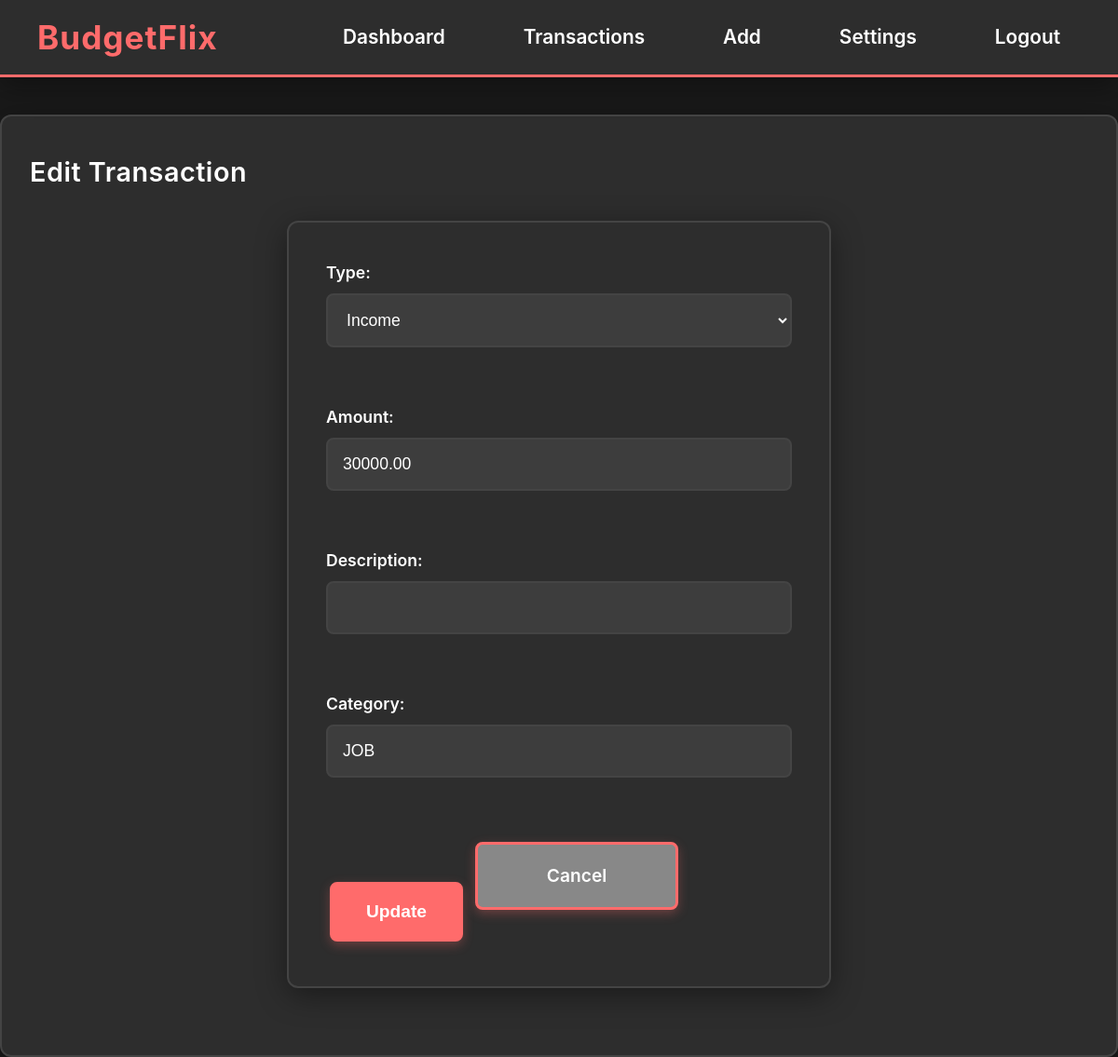
The app's page /edit_transaction.php?id=6 (signed in) with its own data.
### tables this page shows
CREATE TABLE `transactions` (
  `id` int(11) NOT NULL,
  `user_id` int(11) NOT NULL,
  `member_id` int(11) DEFAULT NULL,
  `type` enum('income','expense') NOT NULL,
  `amount` decimal(10,2) NOT NULL,
  `description` varchar(255) DEFAULT NULL,
  `category` varchar(100) DEFAULT NULL,
  `created_at` timestamp NOT NULL DEFAULT current_timestamp(),
  `updated_at` timestamp NOT NULL DEFAULT current_timestamp() ON UPDATE current_timestamp()
);

### edit_transaction.php (the view, shortened to what this page needs)
<?php
require_once 'includes/db.php';
$user_id = $_SESSION['user_id'];
$transaction_id = $_GET['id'] ?? null;
$type = $amount = $description = $category = '';
$stmt = $conn->prepare('SELECT type, amount, description, category FROM transactions WHERE id = ? AND user_id = ?');
$stmt->bind_param('ii', $transaction_id, $user_id);
$stmt->execute();
$stmt->bind_result($type, $amount, $description, $category);
?>
<!DOCTYPE html>
<html lang="en">
<head>
    <link rel="stylesheet" href="assets/style.css">
</head>
<body>
    <div class="navbar">
        <div class="navbar-logo">BudgetFlix</div>
        <div class="navbar-links">
            <a href="dashboard.php">Dashboard</a>
            <a href="transactions.php">Transactions</a>
            <a href="add_transaction.php">Add</a>
            <a href="settings.php">Settings</a>
            <a href="logout.php">Logout</a>
        </div>
    </div>
    <div class="container">
        <h2>Edit Transaction</h2>
        <form method="post" action="edit_transaction.php?id=<?= $transaction_id ?>">
            <label>Type:
                <select name="type" required>
                    <option value="income"<?= $type==='income'?' selected':''; ?>>Income</option>
                </select>
            </label><br>
            <label>Amount: <input type="number" name="amount" step="0.01" min="0" value="<?= htmlspecialchars($amount) ?>" required></label><br>
            <label>Description: <input type="text" name="description" value="<?= htmlspecialchars($description) ?>"></label><br>
            <label>Category: <input type="text" name="category" value="<?= htmlspecialchars($category) ?>" required></label><br>
            <button type="submit" class="action-btn">Update</button>
            <a href="transactions.php" class="action-btn" style="background:#888;">Cancel</a>
        </form>
    </div>
</body>
</html>

### assets/style.css (style rules this page uses)
:root { --primary-color: #ff6b6b; --primary-hover: #ff5252; --secondary-color: #4CAF50; --secondary-hover: #45a049; --accent-color: #2196F3; --accent-hover: #1976D2; --warning-color: #FF9800; --warning-hover: #F57C00; --success-color: #4CAF50; --success-hover: #45a049; --danger-color: #f44336; --danger-hover: #d32f2f; --bg-primary: #1a1a1a; --bg-secondary: #2d2d2d; --bg-card: #3d3d3d; --bg-light: #f5f5f5; --bg-light-secondary: #ffffff; --bg-light-card: #ffffff; --text-primary: #ffffff; --text-secondary: #cccccc; --text-muted: #888888; --text-dark: #222222; --text-dark-secondary: #666666; --border-color: #444444; --border-light: #eeeeee; --shadow: 0 8px 32px rgba(0,0,0,0.4); --shadow-light: 0 2px 8px rgba(0,0,0,0.08); --transition: all 0.3s cubic-bezier(0.4, 0, 0.2, 1); --border-radius: 12px; --border-radius-sm: 8px; }
body { font-family: 'Inter', 'Segoe UI', 'Arial', sans-serif; background: var(--bg-primary); color: var(--text-primary); margin: 0; padding: 0; line-height: 1.6; font-size: 18px; transition: var(--transition); min-height: 100vh; }
h1, h2, h3, h4, h5, h6 { color: var(--text-primary); font-weight: 600; letter-spacing: 0.5px; margin: 0 0 20px 0; line-height: 1.4; }
h2 { font-size: 1.8rem; }
a { color: var(--primary-color); text-decoration: underline; font-weight: 500; transition: var(--transition); }
.navbar { background: var(--bg-secondary); color: var(--text-primary); display: flex; align-items: center; justify-content: space-between; padding: 0 40px; height: 80px; position: sticky; top: 0; z-index: 1000; box-shadow: var(--shadow); border-bottom: 3px solid var(--primary-color); transition: var(--transition); }
.navbar-logo { font-size: 2.2rem; font-weight: bold; color: var(--primary-color); letter-spacing: 1px; transition: var(--transition); }
.navbar-links { display: flex; gap: 40px; align-items: center; }
.navbar-links a { color: var(--text-primary); font-size: 1.3rem; font-weight: 600; padding: 12px 20px; border-radius: var(--border-radius-sm); transition: var(--transition); text-decoration: none; border: 2px solid transparent; position: relative; overflow: hidden; }
.navbar-links a::before { content: ''; position: absolute; top: 0; left: -100%; width: 100%; height: 100%; background: var(--primary-color); transition: var(--transition); z-index: -1; }
.container { max-width: 1200px; margin: 40px auto 0 auto; padding: 40px 30px; background: var(--bg-secondary); border-radius: var(--border-radius); box-shadow: var(--shadow); border: 2px solid var(--border-color); transition: var(--transition); }
button, .action-btn { background: var(--primary-color); color: var(--text-primary); border: 3px solid var(--primary-color); border-radius: var(--border-radius-sm); padding: 18px 36px; font-size: 1.2rem; font-weight: 600; cursor: pointer; transition: var(--transition); box-shadow: 0 4px 12px rgba(255,107,107,0.3); margin: 8px 4px; min-width: 140px; text-align: center; display: inline-block; text-decoration: none; position: relative; overflow: hidden; }
button::before, .action-btn::before { content: ''; position: absolute; top: 50%; left: 50%; width: 0; height: 0; background: rgba(255,255,255,0.2); border-radius: 50%; transform: translate(-50%, -50%); transition: var(--transition); }
form { background: var(--bg-secondary); padding: 40px; margin: 32px auto; border-radius: var(--border-radius); box-shadow: var(--shadow); max-width: 500px; border: 2px solid var(--border-color); transition: var(--transition); }
label { display: block; margin-bottom: 8px; color: var(--text-primary); font-weight: 600; font-size: 1.1rem; }
input, select, textarea { padding: 16px; margin-top: 8px; margin-bottom: 24px; width: 100%; box-sizing: border-box; border-radius: var(--border-radius-sm); border: 2px solid var(--border-color); background: var(--bg-card); color: var(--text-primary); font-size: 1.1rem; transition: var(--transition); }
::placeholder { color: var(--text-muted); opacity: 1; }

### records on screen
transactions: type "Income", amount "30000.00", category "JOB"
